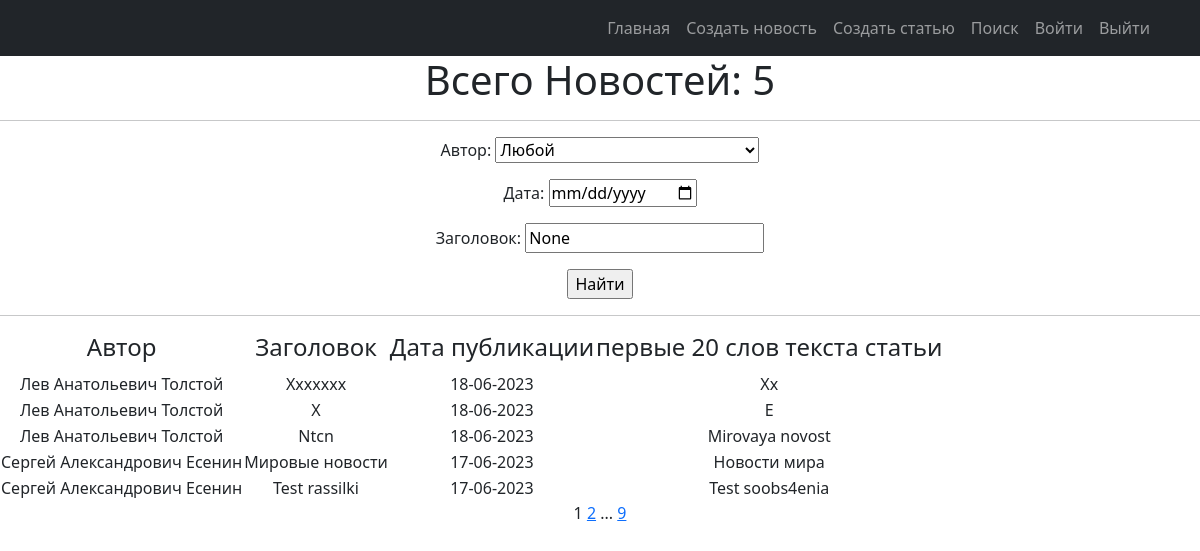
The app's page /news/search/ with its own data.
### news/models.py (models this page shows, shortened)
class Post(models.Model):
    objects = None
    article = 'AR'
    news = 'NE'
    POST = [
        (news, 'Новость'),
        (article, 'Статья')
    ]
    title = models.TextField(max_length=50)
    author = models.ForeignKey(Author, on_delete=models.CASCADE)
    time_in_comment = models.DateTimeField(auto_now_add=True)  #default=django.utils.timezone.now
    choice_title = models.CharField(max_length=2, choices=POST)
    post_text = models.TextField(max_length=500)
    categories = models.ManyToManyField('Category', through='PostCategory')
    rating_post = models.IntegerField(default=0)

class Author(models.Model):
    user_author = models.OneToOneField(User, on_delete=models.CASCADE)
    user_rating = models.IntegerField(default=0)
    def __str__(self):
        return f'{self.user_author.first_name}'

### news/views.py (the view)
# urls.py: path('news/search/', PostSearch.as_view()),
class PostSearch(ListView):
    model = Post
    ordering = '-time_in_comment'
    template_name = 'news_search.html'
    context_object_name = 'posts'
    paginate_by = 5
    def get_queryset(self):
        queryset = super().get_queryset()
        self.filterset = PostFilter(self.request.GET, queryset=queryset)
        return self.filterset.qs
    def get_context_data(self, **kwargs):
        context = super().get_context_data(**kwargs)
        context['filterset'] = self.filterset
        context['curr_date'] = self.request.GET.get('time_in_comment__date__gte')
        context['curr_title'] = self.request.GET.get('title__icontains')
        return context

### news/templatetags/censure.py (called while the page is built)
@register.filter()
def censor(word):
    def multiple_replace(texts, replace_value):
        for i, j in replace_value.items():
            texts = texts.lower().replace(i, j)
        return texts
    replace_values = {'модели': 'м*****',
                      'джигурда': 'д*******',
                      'однако': 'о*****',
                      'директор': 'д*******',
                      'повтор': 'п*****'
                      }
    word = multiple_replace(word, replace_values)
    return word.capitalize()

### news/templatetags/custom_tags.py (called while the page is built)
@register.simple_tag(takes_context=True)
def url_replace(context, **kwargs):
   d = context['request'].GET.copy()
   for k, v in kwargs.items():
       d[k] = v
   return d.urlencode()

### templates/news_search.html (shortened to what this page needs)
{% extends 'flatpages/default.html' %}
{% load custom_tags %}
{% block content %}
{% load censure %}
    <h1>Всего Новостей: {{ posts |length }} </h1>
    <hr>
    <form action="" method="get">
        <label >Автор:</label>
                {{ filterset.form.author }}
        <div>
             <label >Дата:</label>
            <input   type="date"  name="time_in_comment__date__gte" value="{{curr_date}}">
        </div>
              <label >Заголовок:</label>
                  <input type="text"  name="title__icontains" value="{{ curr_title }}">
        <p> <input type="submit" value="Найти" /></p>
   </form>
    <hr>
    {% if posts %}
        <table >
            <tr>
                <td><h4>Автор</h4></td>
                <td><h4>Заголовок</h4></td>
                <td><h4>Дата публикации</h4></td>
                <td><h4>первые 20 слов текста статьи</h4></td>
            </tr>
            {% for news in posts %}
            <tr>
                <td>{{ news.author.user_author.first_name }}</td>
                <td>{{ news.title | censor }}</td>
                <td>{{ news.time_in_comment |date:'j-m-Y'  }}</td>
                <td>{{ news.post_text |truncatewords:20 | censor }}</td>
            </tr>
            {% endfor %}
        </table>
    {% else %}
        <h2>Новостей нет!</h2>
    {% endif %}
   {{ page_obj.number }}
   {% if page_obj.has_next %}
       <a href="?{% url_replace page=page_obj.next_page_number %}">{{ page_obj.next_page_number }}</a>
       {% if paginator.num_pages != page_obj.next_page_number %}
           ...
           <a href="?{% url_replace page=page_obj.paginator.num_pages %}">{{ page_obj.paginator.num_pages }}</a>
       {% endif %}
   {% endif %}
{% endblock content %}

### records on screen
Post: author.user_author.first_name "Лев Анатольевич Толстой", title|censor "Xxxxxxx", time_in_comment "18-06-2023", post_text|censor "Xx"
Post: author.user_author.first_name "Лев Анатольевич Толстой", title|censor "X", time_in_comment "18-06-2023", post_text|censor "E"
Post: author.user_author.first_name "Лев Анатольевич Толстой", title|censor "Ntcn", time_in_comment "18-06-2023", post_text|censor "Mirovaya novost"
Post: author.user_author.first_name "Сергей Александрович Есенин", title|censor "Мировые новости", time_in_comment "17-06-2023", post_text|censor "Новости мира"
Post: author.user_author.first_name "Сергей Александрович Есенин", title|censor "Test rassilki", time_in_comment "17-06-2023", post_text|censor "Test soobs4enia"

### other values on screen
{{ posts |length }} "5"
{{ page_obj.number }} "1"
{{ page_obj.next_page_number }} "2"
{{ page_obj.paginator.num_pages }} "9"
